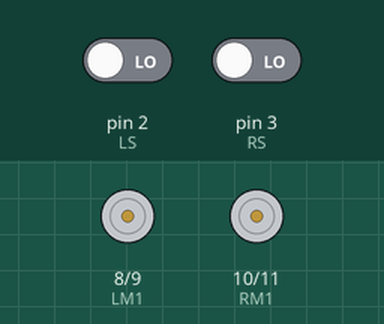
The sketch below on a simulated Arduino Uno, built with avr-gcc and run on an emulated ATmega328P. Shown: motor-driver pin pairs drawn as motors (green arrow = first pin HIGH = forward, orange = second pin HIGH = backward, longer = more drive). Inputs (shaded band) come from the test bench; at power-on: pin 2 (LS) LOW, pin 3 (RS) LOW.

Above: at 1.2 s.
1.3 s: pin 2 (LS) driven HIGH
At 2.5 s:
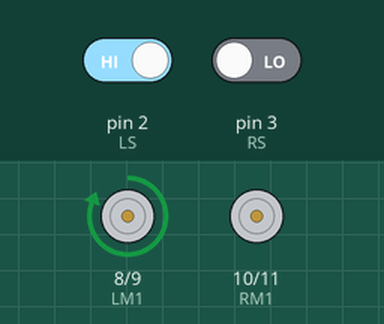
2.8 s: pin 3 (RS) driven HIGH
At 3.8 s:
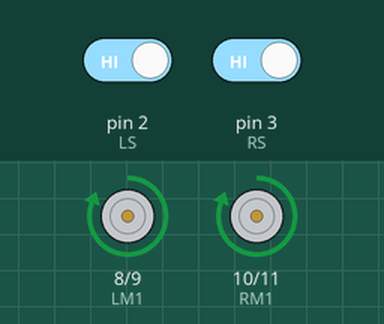
4.3 s: pin 2 (LS) driven LOW
At 4.9 s:
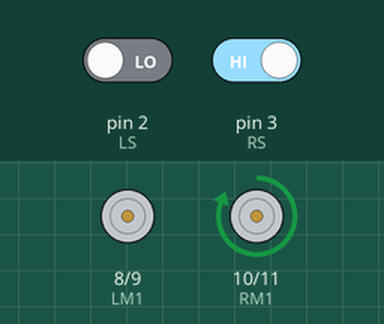
5.8 s: pin 3 (RS) driven LOW
At 6.1 s:
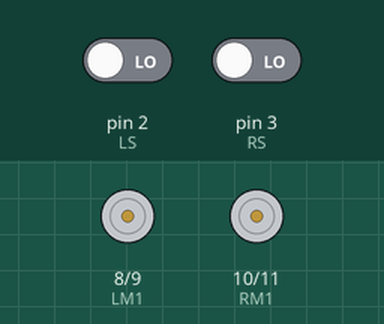
Timing chart, 0 to 8.3 s (numbered marks = the images above; inputs shaded):
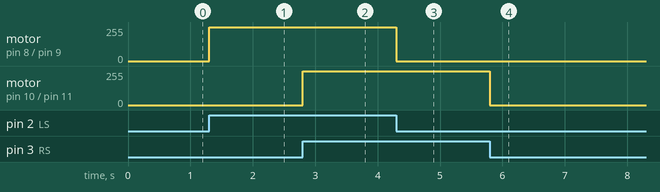

Measured:
- after the input at 1.3 s, motor on pin 8 (LM1) / pin 9 (LM2): stopped → forward 255/255 at once
- after the input at 2.8 s, motor on pin 10 (RM1) / pin 11 (RM2): stopped → forward 255/255 at once
- after the input at 4.3 s, motor on pin 8 (LM1) / pin 9 (LM2): forward 255/255 → stopped at once
- after the input at 5.8 s, motor on pin 10 (RM1) / pin 11 (RM2): forward 255/255 → stopped at once

The sketch:

Line_Following_Robot.ino
```cpp
#define LS 2   // Left IR Sensor
#define RS 3   // Right IR Sensor

#define LM1 8  // Left Motor Control 1
#define LM2 9  // Left Motor Control 2
#define RM1 10 // Right Motor Control 1
#define RM2 11 // Right Motor Control 2

void setup() {
  // Sensor pins as input
  pinMode(LS, INPUT);
  pinMode(RS, INPUT);

  // Motor driver pins as output
  pinMode(LM1, OUTPUT);
  pinMode(LM2, OUTPUT);
  pinMode(RM1, OUTPUT);
  pinMode(RM2, OUTPUT);
}

void loop() {
  // Read IR sensors
  int left = digitalRead(LS);
  int right = digitalRead(RS);

  /*
    Tinkercad sensor logic:
    1 = White surface
    0 = Black line

    Cases:
    1 1 -> Forward
    0 1 -> Turn Left
    1 0 -> Turn Right
    0 0 -> Stop
  */

  if (left == 1 && right == 1) {
    forward();
  }
  else if (left == 0 && right == 1) {
    turnLeft();
  }
  else if (left == 1 && right == 0) {
    turnRight();
  }
  else {
    stopRobot();
  }
}

// Move both motors forward
void forward() {
  digitalWrite(LM1, HIGH);
  digitalWrite(LM2, LOW);

  digitalWrite(RM1, HIGH);
  digitalWrite(RM2, LOW);
}

// Stop left motor, move right motor
void turnLeft() {
  digitalWrite(LM1, LOW);
  digitalWrite(LM2, LOW);

  digitalWrite(RM1, HIGH);
  digitalWrite(RM2, LOW);
}

// Move left motor, stop right motor
void turnRight() {
  digitalWrite(LM1, HIGH);
  digitalWrite(LM2, LOW);

  digitalWrite(RM1, LOW);
  digitalWrite(RM2, LOW);
}

// Stop both motors
void stopRobot() {
  digitalWrite(LM1, LOW);
  digitalWrite(LM2, LOW);

  digitalWrite(RM1, LOW);
  digitalWrite(RM2, LOW);
}
```
